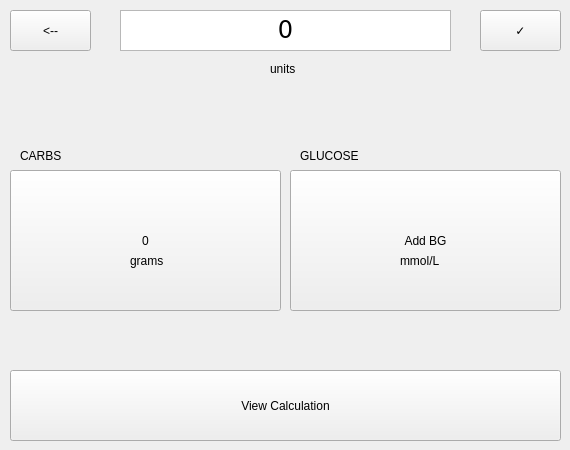
    <widget class="QWidget" name="BolusPage">
     <widget class="QPushButton" name="backToHome">
      <property name="geometry">
       <rect>
        <x>10</x>
        <y>10</y>
        <width>81</width>
        <height>41</height>
       </rect>
      </property>
      <property name="text">
       <string>&lt;--</string>
      </property>
     </widget>
     <widget class="QTextEdit" name="finalBolusUnits">
      <property name="geometry">
       <rect>
        <x>120</x>
        <y>10</y>
        <width>331</width>
        <height>41</height>
       </rect>
      </property>
      <property name="font">
       <font>
        <family>DejaVu Sans</family>
       </font>
      </property>
      <property name="html">
       <string>&lt;!DOCTYPE HTML PUBLIC &quot;-//W3C//DTD HTML 4.0//EN&quot; &quot;http://www.w3.org/TR/REC-html40/strict.dtd&quot;&gt;
&lt;html&gt;&lt;head&gt;&lt;meta name=&quot;qrichtext&quot; content=&quot;1&quot; /&gt;&lt;style type=&quot;text/css&quot;&gt;
p, li { white-space: pre-wrap; }
&lt;/style&gt;&lt;/head&gt;&lt;body style=&quot; font-family:'DejaVu Sans'; font-size:10pt; font-weight:400; font-style:normal;&quot;&gt;
&lt;p align=&quot;center&quot; style=&quot; margin-top:0px; margin-bottom:0px; margin-left:0px; margin-right:0px; -qt-block-indent:0; text-indent:0px;&quot;&gt;&lt;span style=&quot; font-family:'Sans'; font-size:18pt;&quot;&gt;0&lt;/span&gt;&lt;/p&gt;&lt;/body&gt;&lt;/html&gt;</string>
      </property>
     </widget>
     <widget class="QLabel" name="label_4">
      <property name="geometry">
       <rect>
        <x>270</x>
        <y>60</y>
        <width>41</width>
        <height>17</height>
       </rect>
      </property>
      <property name="text">
       <string>units</string>
      </property>
     </widget>
     <widget class="QPushButton" name="confirmBolusBTN">
      <property name="geometry">
       <rect>
        <x>480</x>
        <y>10</y>
        <width>81</width>
        <height>41</height>
       </rect>
      </property>
      <property name="text">
       <string>✓</string>
      </property>
     </widget>
     <widget class="QLabel" name="label_6">
      <property name="geometry">
       <rect>
        <x>20</x>
        <y>140</y>
        <width>91</width>
        <height>31</height>
       </rect>
      </property>
      <property name="text">
       <string>CARBS</string>
      </property>
     </widget>
     <widget class="QLabel" name="label_7">
      <property name="geometry">
       <rect>
        <x>300</x>
        <y>140</y>
        <width>91</width>
        <height>31</height>
       </rect>
      </property>
      <property name="text">
       <string>GLUCOSE</string>
      </property>
     </widget>
     <widget class="QPushButton" name="viewCalcBTN">
      <property name="geometry">
       <rect>
        <x>10</x>
        <y>370</y>
        <width>551</width>
        <height>71</height>
       </rect>
      </property>
      <property name="text">
       <string>View Calculation</string>
      </property>
     </widget>
     <widget class="QPushButton" name="enterCarbsBTN">
      <property name="geometry">
       <rect>
        <x>10</x>
        <y>170</y>
        <width>271</width>
        <height>141</height>
       </rect>
      </property>
      <property name="text">
       <string>0</string>
      </property>
     </widget>
     <widget class="QPushButton" name="addBgBTN">
      <property name="geometry">
       <rect>
        <x>290</x>
        <y>170</y>
        <width>271</width>
        <height>141</height>
       </rect>
      </property>
      <property name="text">
       <string>Add BG</string>
      </property>
     </widget>
     <widget class="QLabel" name="label_8">
      <property name="geometry">
       <rect>
        <x>130</x>
        <y>250</y>
        <width>51</width>
        <height>21</height>
       </rect>
      </property>
      <property name="text">
       <string>grams</string>
      </property>
     </widget>
     <widget class="QLabel" name="label_15">
      <property name="geometry">
       <rect>
        <x>400</x>
        <y>250</y>
        <width>51</width>
        <height>21</height>
       </rect>
      </property>
      <property name="text">
       <string>mmol/L</string>
      </property>
     </widget>
    </widget>
